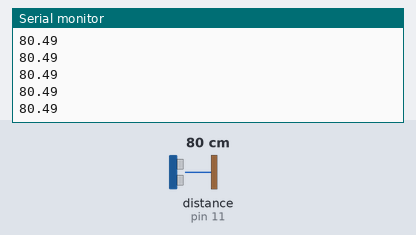
Simulated run of this sketch. Board: Arduino Uno, built with avr-gcc and run on an emulated ATmega328P. Parts: the last lines printed to the serial monitor. Wiring (inferred from the names in the program): ultrasonic range finder: trigger pin 12; echo pin 11. Inputs (shaded band) come from the test bench; at power-on: distance to the obstacle (sensor on pin 11) 80 cm. The echo pulse lasts 58.3 µs per cm.

Above: at 1.2 s.
1.3 s: distance to the obstacle (sensor on pin 11) set to 2 cm
At 1.8 s:
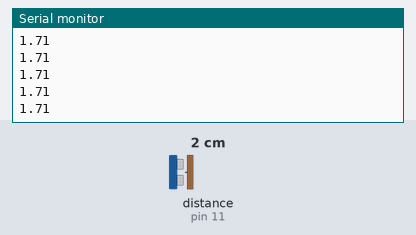
2.8 s: distance to the obstacle (sensor on pin 11) set to 4 cm
At 3.7 s:
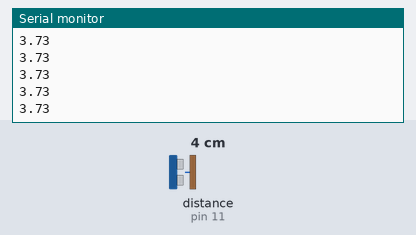
Timing chart, 0 to 5.8 s (numbered marks = the images above; inputs shaded):
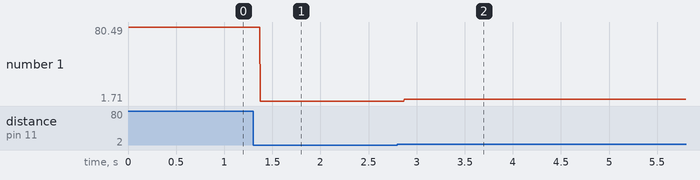

Measured:
- after the input at 1.3 s, the serial monitor: prints a new line after 0.07 s (image 1)
- after the input at 2.8 s, the serial monitor: prints a new line after 0.07 s (image 2)
- plotted number 1: 80.49 → 1.71 after the input at 1.3 s, 1.71 → 3.7 after the input at 2.8 s

The sketch:

sensordemo.ino
```cpp
int trig_pin = 12;
int echo_pin = 11;
float speed_of_sound = 0.0345;

void setup() {
  pinMode(trig_pin,OUTPUT);
  pinMode(echo_pin,INPUT);
  digitalWrite(trig_pin,LOW);
  Serial.begin(9600);
}

void loop() {
  digitalWrite(trig_pin,HIGH);
  delayMicroseconds(10);
  digitalWrite(trig_pin,LOW);
  int microsecs = pulseIn(echo_pin,HIGH);
  float cms = microsecs*speed_of_sound/2;
  Serial.println(cms);
}
```
